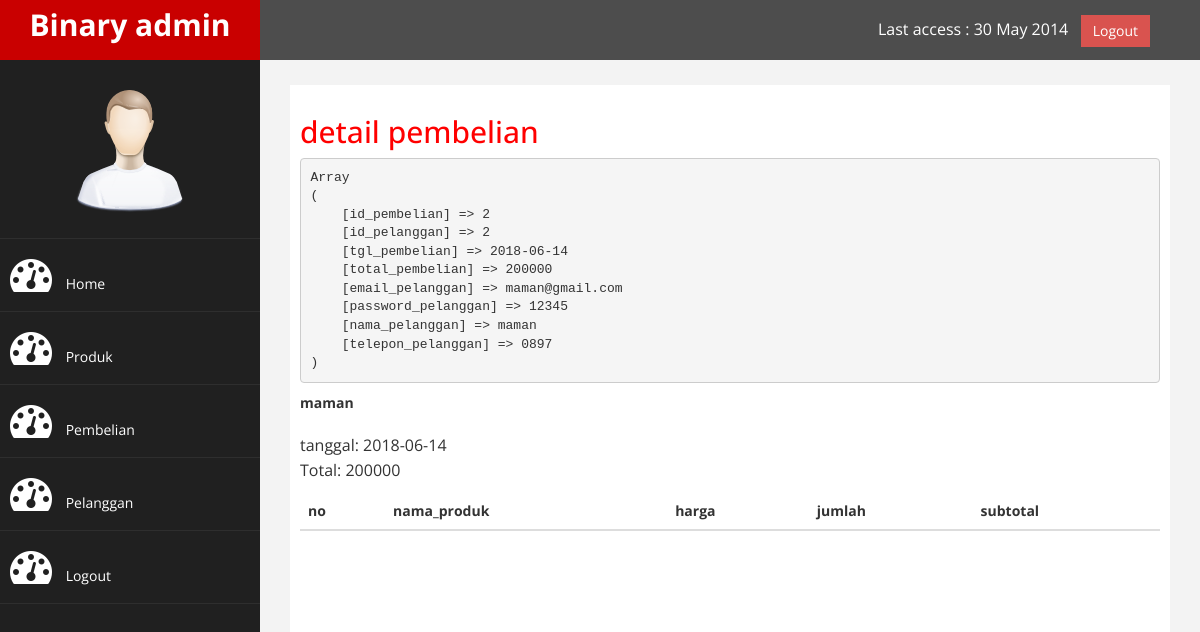
/admin/index.php?halaman=detail&id=2 (signed in), run on the app's committed database.
### tables this page shows
CREATE TABLE `pembelian` (
  `id_pembelian` int(11) NOT NULL,
  `id_pelanggan` int(11) NOT NULL,
  `tgl_pembelian` date NOT NULL,
  `total_pembelian` int(11) NOT NULL
);

CREATE TABLE `pelanggan` (
  `id_pelanggan` int(11) NOT NULL,
  `email_pelanggan` varchar(30) NOT NULL,
  `password_pelanggan` varchar(30) NOT NULL,
  `nama_pelanggan` varchar(30) NOT NULL,
  `telepon_pelanggan` varchar(30) NOT NULL
);

### admin/detail.php (the view, shortened to what this page needs)
<h2>detail pembelian</h2>
<?php
$ambil = $koneksi->query("SELECT * FROM pembelian JOIN pelanggan ON pembelian.id_pelanggan=pelanggan.id_pelanggan WHERE pembelian.id_pembelian='$_GET[id]'");
$detail = $ambil->fetch_assoc();
 ?>
 <pre><?php print_r($detail); ?></pre>
 <strong><?php echo $detail['nama_pelanggan']; ?></strong> <br>
 <p>
 	tanggal: <?php echo $detail['tgl_pembelian']; ?> <br>
 	Total: <?php echo $detail['total_pembelian']; ?>
 </p>
<table class = table table-bordered>
	<thead>
		<tr>
			<th>no</th>
			<th>nama_produk</th>
			<th>harga</th>
			<th>jumlah</th>
			<th>subtotal</th>
		</tr>
	</thead>
</table>

### admin/assets/css/custom.css (style rules this page uses)
body { font-family: 'Open Sans', sans-serif; }
h2 { color: #f00; }
p { font-size:16px; line-height:25px; padding-top:20px; }

### data on the page
pembelian: id_pelanggan.nama_pelanggan "maman", tgl_pembelian "2018-06-14", total_pembelian "200000"
